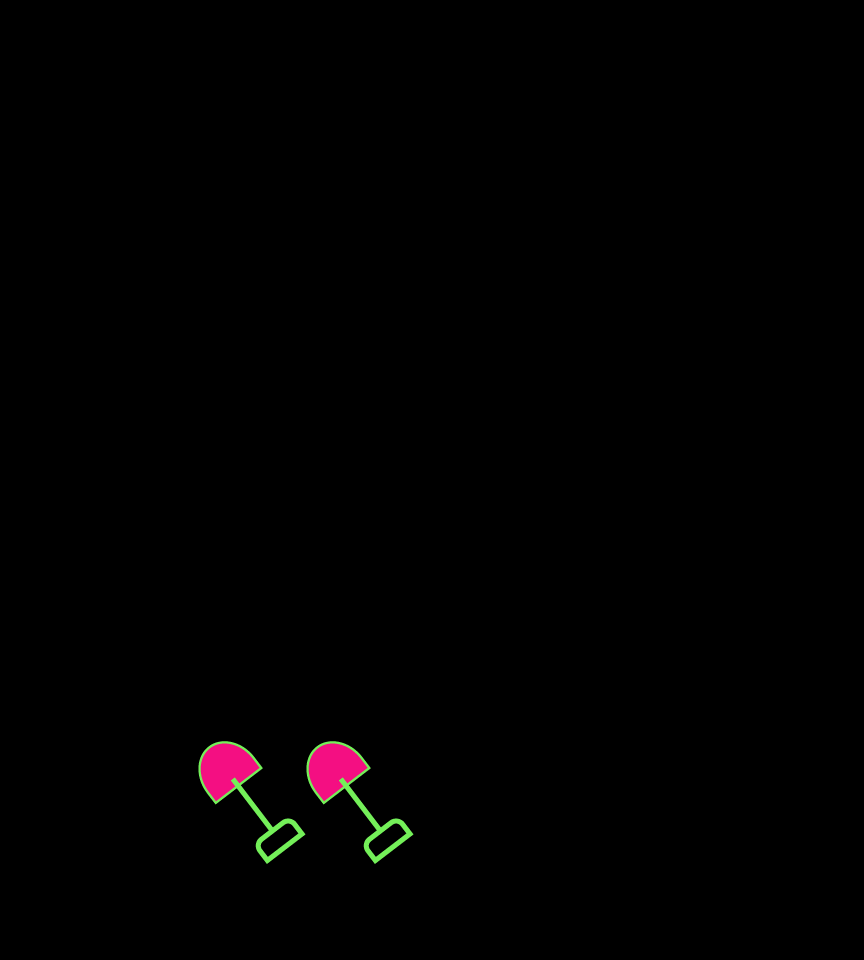

Rendered tile map (Tiled .tmx) drawn with the repository's tilesets; below, a short description and the full map source, tile grids included:
An orthogonal 48x30 tile map with 18x32 px tiles, 1 tile layer (Layer1).

<map version="1.10" tiledversion="1.10.2" orientation="orthogonal" renderorder="right-down" width="48" height="30" tilewidth="18" tileheight="32" infinite="0" nextlayerid="2" nextobjectid="1">
 <editorsettings>
  <export target="P1LifeIcon.json" format="json" />
 </editorsettings>
 <tileset firstgid="1" name="P1LifeIcon" tilewidth="108" tileheight="123" tilecount="1" columns="1">
  <image source="P1LifeIcon.png" trans="000000" width="108" height="123" />
 </tileset>
 <layer id="1" name="Layer1" width="48" height="30">
  <data encoding="csv">
0,0,0,0,0,0,0,0,0,0,0,0,0,0,0,0,0,0,0,0,0,0,0,0,0,0,0,0,0,0,0,0,0,0,0,0,0,0,0,0,0,0,0,0,0,0,0,0,
0,0,0,0,0,0,0,0,0,0,0,0,0,0,0,0,0,0,0,0,0,0,0,0,0,0,0,0,0,0,0,0,0,0,0,0,0,0,0,0,0,0,0,0,0,0,0,0,
0,0,0,0,0,0,0,0,0,0,0,0,0,0,0,0,0,0,0,0,0,0,0,0,0,0,0,0,0,0,0,0,0,0,0,0,0,0,0,0,0,0,0,0,0,0,0,0,
0,0,0,0,0,0,0,0,0,0,0,0,0,0,0,0,0,0,0,0,0,0,0,0,0,0,0,0,0,0,0,0,0,0,0,0,0,0,0,0,0,0,0,0,0,0,0,0,
0,0,0,0,0,0,0,0,0,0,0,0,0,0,0,0,0,0,0,0,0,0,0,0,0,0,0,0,0,0,0,0,0,0,0,0,0,0,0,0,0,0,0,0,0,0,0,0,
0,0,0,0,0,0,0,0,0,0,0,0,0,0,0,0,0,0,0,0,0,0,0,0,0,0,0,0,0,0,0,0,0,0,0,0,0,0,0,0,0,0,0,0,0,0,0,0,
0,0,0,0,0,0,0,0,0,0,0,0,0,0,0,0,0,0,0,0,0,0,0,0,0,0,0,0,0,0,0,0,0,0,0,0,0,0,0,0,0,0,0,0,0,0,0,0,
0,0,0,0,0,0,0,0,0,0,0,0,0,0,0,0,0,0,0,0,0,0,0,0,0,0,0,0,0,0,0,0,0,0,0,0,0,0,0,0,0,0,0,0,0,0,0,0,
0,0,0,0,0,0,0,0,0,0,0,0,0,0,0,0,0,0,0,0,0,0,0,0,0,0,0,0,0,0,0,0,0,0,0,0,0,0,0,0,0,0,0,0,0,0,0,0,
0,0,0,0,0,0,0,0,0,0,0,0,0,0,0,0,0,0,0,0,0,0,0,0,0,0,0,0,0,0,0,0,0,0,0,0,0,0,0,0,0,0,0,0,0,0,0,0,
0,0,0,0,0,0,0,0,0,0,0,0,0,0,0,0,0,0,0,0,0,0,0,0,0,0,0,0,0,0,0,0,0,0,0,0,0,0,0,0,0,0,0,0,0,0,0,0,
0,0,0,0,0,0,0,0,0,0,0,0,0,0,0,0,0,0,0,0,0,0,0,0,0,0,0,0,0,0,0,0,0,0,0,0,0,0,0,0,0,0,0,0,0,0,0,0,
0,0,0,0,0,0,0,0,0,0,0,0,0,0,0,0,0,0,0,0,0,0,0,0,0,0,0,0,0,0,0,0,0,0,0,0,0,0,0,0,0,0,0,0,0,0,0,0,
0,0,0,0,0,0,0,0,0,0,0,0,0,0,0,0,0,0,0,0,0,0,0,0,0,0,0,0,0,0,0,0,0,0,0,0,0,0,0,0,0,0,0,0,0,0,0,0,
0,0,0,0,0,0,0,0,0,0,0,0,0,0,0,0,0,0,0,0,0,0,0,0,0,0,0,0,0,0,0,0,0,0,0,0,0,0,0,0,0,0,0,0,0,0,0,0,
0,0,0,0,0,0,0,0,0,0,0,0,0,0,0,0,0,0,0,0,0,0,0,0,0,0,0,0,0,0,0,0,0,0,0,0,0,0,0,0,0,0,0,0,0,0,0,0,
0,0,0,0,0,0,0,0,0,0,0,0,0,0,0,0,0,0,0,0,0,0,0,0,0,0,0,0,0,0,0,0,0,0,0,0,0,0,0,0,0,0,0,0,0,0,0,0,
0,0,0,0,0,0,0,0,0,0,0,0,0,0,0,0,0,0,0,0,0,0,0,0,0,0,0,0,0,0,0,0,0,0,0,0,0,0,0,0,0,0,0,0,0,0,0,0,
0,0,0,0,0,0,0,0,0,0,0,0,0,0,0,0,0,0,0,0,0,0,0,0,0,0,0,0,0,0,0,0,0,0,0,0,0,0,0,0,0,0,0,0,0,0,0,0,
0,0,0,0,0,0,0,0,0,0,0,0,0,0,0,0,0,0,0,0,0,0,0,0,0,0,0,0,0,0,0,0,0,0,0,0,0,0,0,0,0,0,0,0,0,0,0,0,
0,0,0,0,0,0,0,0,0,0,0,0,0,0,0,0,0,0,0,0,0,0,0,0,0,0,0,0,0,0,0,0,0,0,0,0,0,0,0,0,0,0,0,0,0,0,0,0,
0,0,0,0,0,0,0,0,0,0,0,0,0,0,0,0,0,0,0,0,0,0,0,0,0,0,0,0,0,0,0,0,0,0,0,0,0,0,0,0,0,0,0,0,0,0,0,0,
0,0,0,0,0,0,0,0,0,0,0,0,0,0,0,0,0,0,0,0,0,0,0,0,0,0,0,0,0,0,0,0,0,0,0,0,0,0,0,0,0,0,0,0,0,0,0,0,
0,0,0,0,0,0,0,0,0,0,0,0,0,0,0,0,0,0,0,0,0,0,0,0,0,0,0,0,0,0,0,0,0,0,0,0,0,0,0,0,0,0,0,0,0,0,0,0,
0,0,0,0,0,0,0,0,0,0,0,0,0,0,0,0,0,0,0,0,0,0,0,0,0,0,0,0,0,0,0,0,0,0,0,0,0,0,0,0,0,0,0,0,0,0,0,0,
0,0,0,0,0,0,0,0,0,0,0,0,0,0,0,0,0,0,0,0,0,0,0,0,0,0,0,0,0,0,0,0,0,0,0,0,0,0,0,0,0,0,0,0,0,0,0,0,
0,0,0,0,0,0,0,0,0,0,0,1,0,0,0,0,0,1,0,0,0,0,0,0,0,0,0,0,0,0,0,0,0,0,0,0,0,0,0,0,0,0,0,0,0,0,0,0,
0,0,0,0,0,0,0,0,0,0,0,0,0,0,0,0,0,0,0,0,0,0,0,0,0,0,0,0,0,0,0,0,0,0,0,0,0,0,0,0,0,0,0,0,0,0,0,0,
0,0,0,0,0,0,0,0,0,0,0,0,0,0,0,0,0,0,0,0,0,0,0,0,0,0,0,0,0,0,0,0,0,0,0,0,0,0,0,0,0,0,0,0,0,0,0,0,
0,0,0,0,0,0,0,0,0,0,0,0,0,0,0,0,0,0,0,0,0,0,0,0,0,0,0,0,0,0,0,0,0,0,0,0,0,0,0,0,0,0,0,0,0,0,0,0
</data>
 </layer>
</map>
